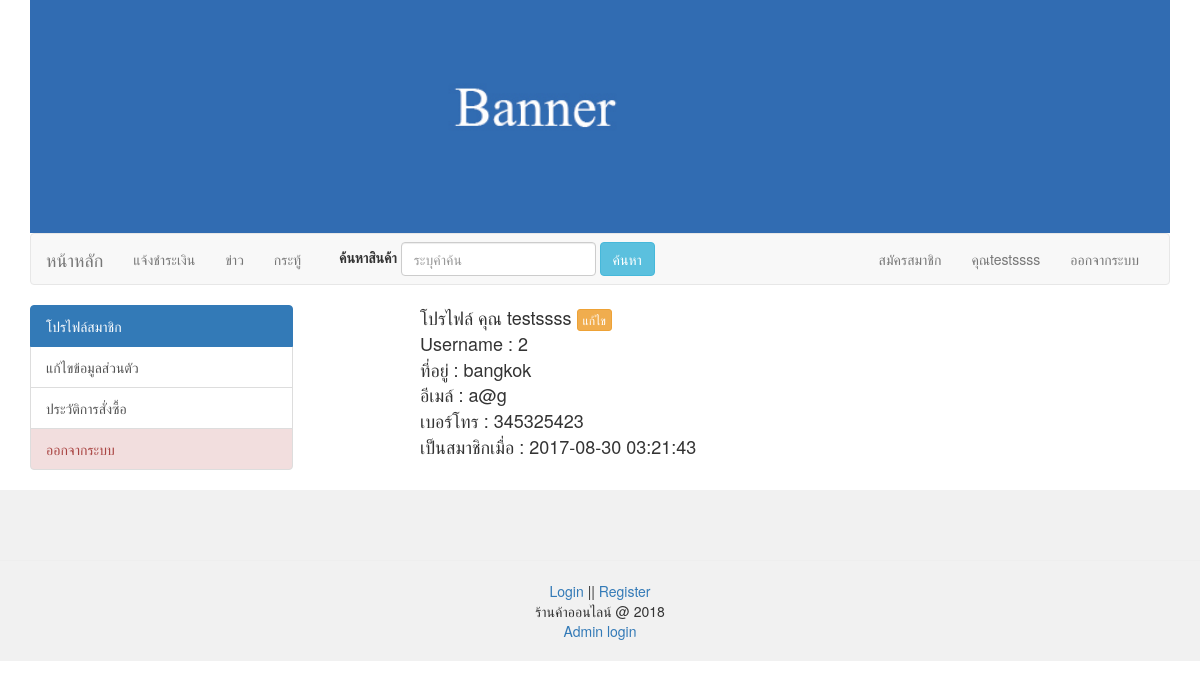
The page /profile.php (signed in) on the database its author committed.
### tables this page shows
CREATE TABLE `tbl_member` (
  `mem_id` int(8) NOT NULL auto_increment,
  `mem_name` varchar(50) NOT NULL,
  `mem_address` varchar(255) NOT NULL,
  `mem_tel` varchar(10) NOT NULL,
  `mem_username` varchar(20) NOT NULL,
  `mem_password` varchar(20) NOT NULL,
  `mem_email` varchar(20) NOT NULL,
  `dateinsert` timestamp NOT NULL default CURRENT_TIMESTAMP,
  PRIMARY KEY  (`mem_id`)
);

### profile.php (the view, shortened to what this page needs)
<?php require_once('Connections/condb.php'); ?>
<?php
if($_SESSION['MM_Username'] !=''){
if (!function_exists("GetSQLValueString")) {
function GetSQLValueString($theValue, $theType, $theDefinedValue = "", $theNotDefinedValue = "")
{
  $theValue = function_exists("mysql_real_escape_string") ? mysql_real_escape_string($theValue) : mysql_escape_string($theValue);
  switch ($theType) {
    case "text":
      $theValue = ($theValue != "") ? "'" . $theValue . "'" : "NULL";
      break;
  }
  return $theValue;
}
}
$colname_pf = "-1";
if (isset($_SESSION['MM_Username'])) {
  $colname_pf = $_SESSION['MM_Username'];
}
$query_pf = sprintf("SELECT * FROM tbl_member WHERE mem_username = %s", GetSQLValueString($colname_pf, "text"));
$pf = mysql_query($query_pf, $condb) or die(mysql_error());
$row_pf = mysql_fetch_assoc($pf);
?>
<!DOCTYPE html>
<html lang="en">
  <head>
	<?php include('h.php');?>
  </head>
  <body>
  <div class="container">
  <div class="row">
         <?php include('banner.php');?>
   </div>
  	<div class="row">
    	<div class="col-md-12">
        	<?php include('navbar.php');?>
        </div>
    </div>
 </div>
 <div class="container">
 	<div class="row">
    	<div class="col-md-3">
        	  <?php include('m_menu.php');?>
        </div>
        <div class="col-md-1"></div>
        <div class="col-md-6">
        	<?php
			 $do = $_GET['do'];
			 if($do =='edit-profile'){
					include('edit_profile.php');
			 }else{
			?>
        	<p style="font-size:18px">
            โปรไฟล์ คุณ <?php echo $row_pf['mem_name']; ?>  <a href="profile.php?do=edit-profile" class="btn btn-warning btn-xs">แก้ไข</a> <br>
            Username : <?php echo $row_pf['mem_username']; ?> <br>
            ที่อยู่  : <?php echo $row_pf['mem_address']; ?> <br>
            อีเมล์ : <?php echo $row_pf['mem_email']; ?> <br>
            เบอร์โทร : <?php echo $row_pf['mem_tel']; ?> <br>
            เป็นสมาชิกเมื่อ : <?php echo $row_pf['dateinsert']; ?>
            </p>
            <?php } ?>
        </div>
    </div>
</div>
  </body>
</html>
<?php
 } else{ include('logout.php'); }
?>
<?php include('f.php');?>

### navbar.php (shortened to what this page needs)
<?php require_once('Connections/condb.php'); ?>
<?php
$colname_mlogin = "-1";
if (isset($_SESSION['MM_Username'])) {
  $colname_mlogin = $_SESSION['MM_Username'];
}
$query_mlogin = sprintf("SELECT * FROM tbl_member WHERE mem_username = %s", GetSQLValueString($colname_mlogin, "text"));
$mlogin = mysql_query($query_mlogin, $condb) or die(mysql_error());
$row_mlogin = mysql_fetch_assoc($mlogin);
?>
<nav class="navbar navbar-default">
  <div class="container-fluid">
    <div class="navbar-header">
      <a class="navbar-brand" href="index.php">หน้าหลัก</a>
    </div>
    <div class="collapse navbar-collapse" id="bs-example-navbar-collapse-1">
      <ul class="nav navbar-nav">
        <li><a href="how-to-buy.php">แจ้งชำระเงิน</a></li>
         <li><a href="news.php">ข่าว</a></li>
         <li><a href="board.php">กระทู้</a></li>
        </ul>
        <form class="navbar-form navbar-left" name="qp" action="index.php" method="GET">
        <div class="form-group"> &nbsp;
        <b>  ค้นหาสินค้า  </b>
          <input type="text" class="form-control" placeholder="ระบุคำค้น" name="q">
        </div>
        <button type="submit" class="btn btn-info">ค้นหา</button>
      </form>
        <ul class="nav navbar-nav navbar-right">
      	<li><a href="register.php">สมัครสมาชิก</a></li>
        <?php
			$mm = ($_SESSION['MM_Username']);
			if($mm !=''){
				echo "<li>";
				echo "<a href='profile.php'>";
				echo  " คุณ" .$row_mlogin['mem_name'];
				echo "</a>";
				echo "</li>";
				echo "<li><a href='logout.php'>ออกจากระบบ</a></li>";
			}else{
				echo "<li><a href='login.php'>Login</a></li>";
			}
?>
      </ul>
    </div>
  </div>
</nav>

### rows shown on the page
tbl_member: mem_name "testssss", mem_username "2", mem_address "bangkok", mem_email "a@g", mem_tel "345325423", dateinsert "2017-08-30 03:21:43"
